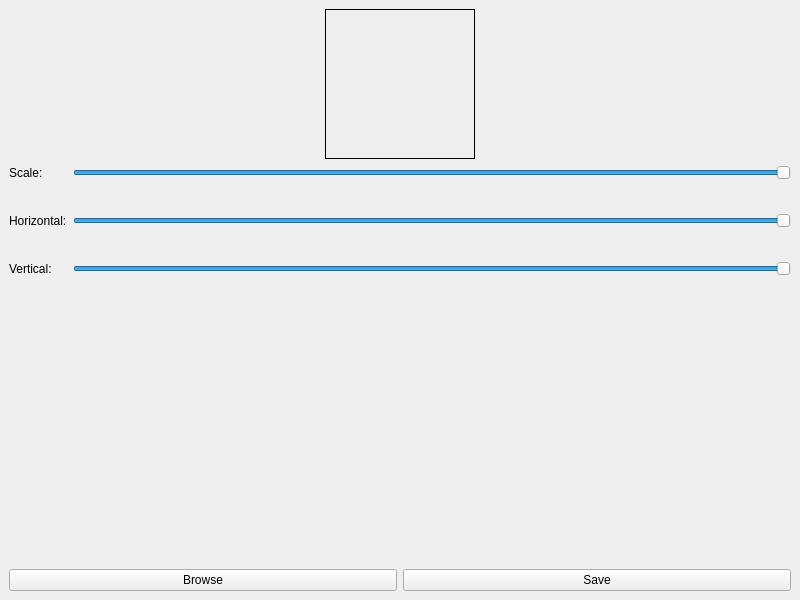
<?xml version="1.0" encoding="UTF-8"?>
<ui version="4.0">
 <class>MainWindow</class>
 <widget class="QMainWindow" name="MainWindow">
  <property name="geometry">
   <rect>
    <x>0</x>
    <y>0</y>
    <width>800</width>
    <height>600</height>
   </rect>
  </property>
  <property name="windowTitle">
   <string>MainWindow</string>
  </property>
  <widget class="QWidget" name="centralwidget">
   <layout class="QVBoxLayout" name="verticalLayout">
    <item>
     <layout class="QHBoxLayout" name="horizontalLayout">
      <item>
       <spacer name="horizontalSpacer_2">
        <property name="orientation">
         <enum>Qt::Horizontal</enum>
        </property>
        <property name="sizeHint" stdset="0">
         <size>
          <width>40</width>
          <height>20</height>
         </size>
        </property>
       </spacer>
      </item>
      <item>
       <widget class="QLabel" name="productImage">
        <property name="minimumSize">
         <size>
          <width>150</width>
          <height>150</height>
         </size>
        </property>
        <property name="maximumSize">
         <size>
          <width>150</width>
          <height>150</height>
         </size>
        </property>
        <property name="frameShape">
         <enum>QFrame::Box</enum>
        </property>
        <property name="text">
         <string/>
        </property>
       </widget>
      </item>
      <item>
       <spacer name="horizontalSpacer">
        <property name="orientation">
         <enum>Qt::Horizontal</enum>
        </property>
        <property name="sizeHint" stdset="0">
         <size>
          <width>40</width>
          <height>20</height>
         </size>
        </property>
       </spacer>
      </item>
     </layout>
    </item>
    <item>
     <layout class="QFormLayout" name="formLayout">
      <property name="verticalSpacing">
       <number>33</number>
      </property>
      <item row="0" column="0">
       <widget class="QLabel" name="label_2">
        <property name="text">
         <string>Scale:</string>
        </property>
       </widget>
      </item>
      <item row="0" column="1">
       <widget class="QSlider" name="scaleSlider">
        <property name="minimum">
         <number>1</number>
        </property>
        <property name="maximum">
         <number>100</number>
        </property>
        <property name="pageStep">
         <number>1</number>
        </property>
        <property name="value">
         <number>100</number>
        </property>
        <property name="orientation">
         <enum>Qt::Horizontal</enum>
        </property>
       </widget>
      </item>
      <item row="1" column="0">
       <widget class="QLabel" name="label_3">
        <property name="text">
         <string>Horizontal:</string>
        </property>
       </widget>
      </item>
      <item row="1" column="1">
       <widget class="QSlider" name="leftSlider">
        <property name="minimum">
         <number>1</number>
        </property>
        <property name="maximum">
         <number>100</number>
        </property>
        <property name="pageStep">
         <number>1</number>
        </property>
        <property name="value">
         <number>100</number>
        </property>
        <property name="orientation">
         <enum>Qt::Horizontal</enum>
        </property>
       </widget>
      </item>
      <item row="2" column="0">
       <widget class="QLabel" name="label_4">
        <property name="text">
         <string>Vertical:</string>
        </property>
       </widget>
      </item>
      <item row="2" column="1">
       <widget class="QSlider" name="topSlider">
        <property name="minimum">
         <number>1</number>
        </property>
        <property name="maximum">
         <number>100</number>
        </property>
        <property name="pageStep">
         <number>1</number>
        </property>
        <property name="value">
         <number>100</number>
        </property>
        <property name="orientation">
         <enum>Qt::Horizontal</enum>
        </property>
       </widget>
      </item>
     </layout>
    </item>
    <item>
     <layout class="QHBoxLayout" name="horizontalLayout_2">
      <item>
       <widget class="QPushButton" name="browseButton">
        <property name="text">
         <string>Browse</string>
        </property>
       </widget>
      </item>
      <item>
       <widget class="QPushButton" name="saveButton">
        <property name="text">
         <string>Save</string>
        </property>
       </widget>
      </item>
     </layout>
    </item>
   </layout>
  </widget>
 </widget>
 <resources/>
 <connections/>
</ui>
